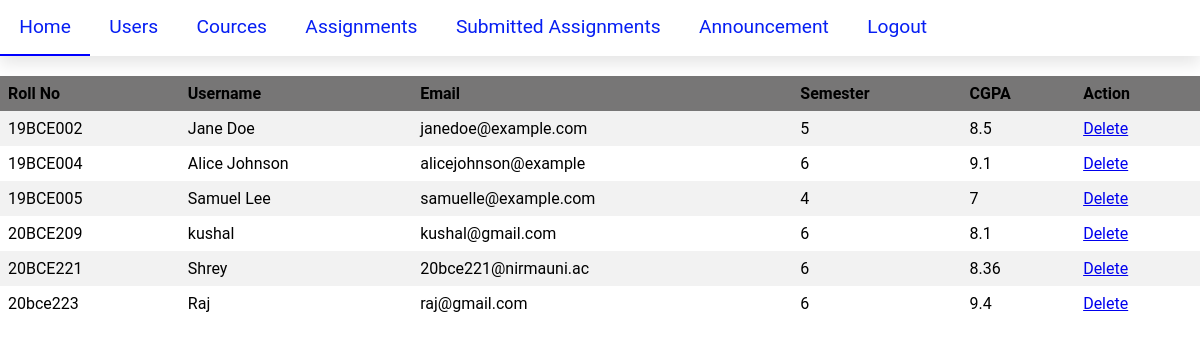
The page /user_data.php on the database its author committed.
### tables this page shows
CREATE TABLE `user` (
  `roll_no` varchar(20) NOT NULL,
  `userName` varchar(20) NOT NULL,
  `email_id` varchar(20) NOT NULL,
  `semester` decimal NOT NULL,
  `cgpa` float NOT NULL,
  `password` varchar(20) NOT NULL
);

### user_data.php (the view, shortened to what this page needs)
<?php
include 'header.php';
function display_users($conn)
{
    $query = "SELECT * FROM user";
    $result = mysqli_query($conn, $query);
    if (mysqli_num_rows($result) > 0) {
        echo "<table>";
        echo "<tr><th>Roll No</th><th>Username</th><th>Email</th><th>Semester</th><th>CGPA</th><th>Action</th></tr>";
        while ($row = mysqli_fetch_assoc($result)) {
            echo "<tr>";
            echo "<td>" . $row['roll_no'] . "</td>";
            echo "<td>" . $row['userName'] . "</td>";
            echo "<td>" . $row['email_id'] . "</td>";
            echo "<td>" . $row['semester'] . "</td>";
            echo "<td>" . $row['cgpa'] . "</td>";
            echo "<td><a href=\"home.php?delete=" . $row['roll_no'] . "\">Delete</a></td>";
            echo "</tr>";
        }
        echo "</table>";
    } else {
        echo "No users found.";
    }
}
display_users($conn);
?>

### user_data.php (style rules this page uses)
table { border-collapse: collapse; width: 100%; }
th, td { text-align: left; padding: 8px; }
th { background-color: #777676ff; }
tr:nth-child(even) { background-color: #f2f2f2; }
* { margin: 0px; padding: 0px; font-family: 'Roboto', sans-serif; }

### header.php (style rules this page uses)
* { margin: 0px; padding: 0px; font-family: 'Roboto', sans-serif; }

### rows shown on the page
user: roll_no "19BCE002", userName "Jane Doe", email "janedoe@example.com", semester "5", cgpa "8.5"
user: roll_no "19BCE004", userName "Alice Johnson", email "alicejohnson@example", semester "6", cgpa "9.1"
user: roll_no "19BCE005", userName "Samuel Lee", email "samuelle@example.com", semester "4", cgpa "7"
user: roll_no "20BCE209", userName "kushal", email "kushal@gmail.com", semester "6", cgpa "8.1"
user: roll_no "20BCE221", userName "Shrey", email "20bce221@nirmauni.ac", semester "6", cgpa "8.36"
user: roll_no "20bce223", userName "Raj", email "raj@gmail.com", semester "6", cgpa "9.4"
